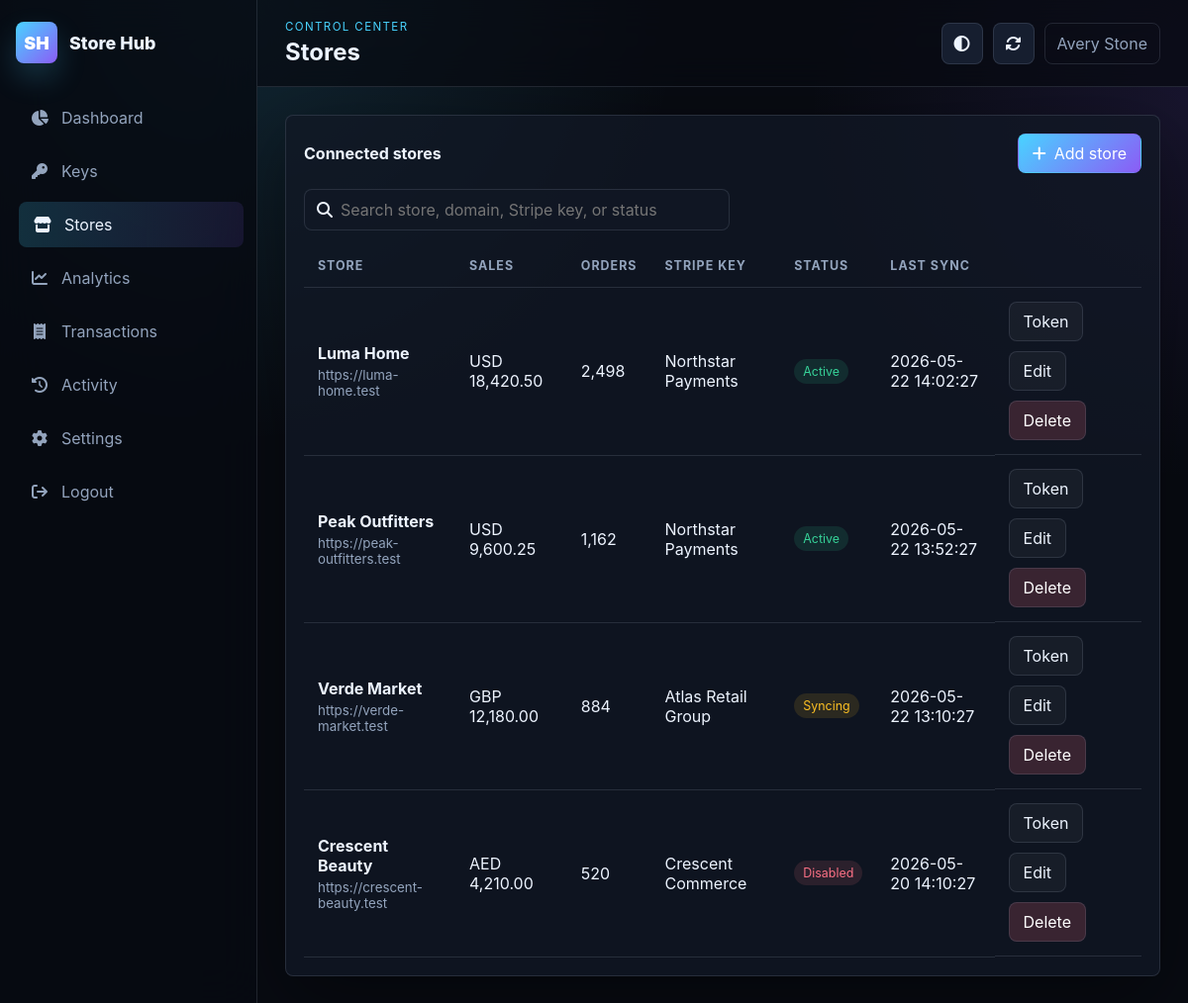
Screenshot of /index.php?page=stores (signed in) with the database file from the repository.
### tables this page shows
CREATE TABLE users (
    id BIGINT UNSIGNED AUTO_INCREMENT PRIMARY KEY,
    name VARCHAR(120) NOT NULL,
    email VARCHAR(190) NOT NULL UNIQUE,
    password_hash VARCHAR(255) NOT NULL,
    role VARCHAR(40) NOT NULL DEFAULT 'admin',
    created_at TIMESTAMP NULL DEFAULT CURRENT_TIMESTAMP
);

CREATE TABLE stores (
    id BIGINT UNSIGNED AUTO_INCREMENT PRIMARY KEY,
    stripe_key_id BIGINT UNSIGNED NULL,
    name VARCHAR(160) NOT NULL,
    domain VARCHAR(190) NOT NULL UNIQUE,
    total_sales DECIMAL(14,2) NOT NULL DEFAULT 0,
    monthly_sales DECIMAL(14,2) NOT NULL DEFAULT 0,
    currency CHAR(3) NOT NULL DEFAULT 'USD',
    order_count INT UNSIGNED NOT NULL DEFAULT 0,
    average_order_value DECIMAL(12,2) NOT NULL DEFAULT 0,
    status ENUM('active','disabled','syncing') NOT NULL DEFAULT 'active',
    last_sync_at DATETIME NULL,
    woocommerce_version VARCHAR(40) NULL,
    wordpress_version VARCHAR(40) NULL,
    created_at TIMESTAMP NULL DEFAULT CURRENT_TIMESTAMP,
    updated_at TIMESTAMP NULL DEFAULT CURRENT_TIMESTAMP,
    CONSTRAINT fk_stores_stripe_key FOREIGN KEY (stripe_key_id) REFERENCES stripe_keys(id) ON DELETE SET NULL,
    INDEX idx_store_status (status)
);

CREATE TABLE stripe_keys (
    id BIGINT UNSIGNED AUTO_INCREMENT PRIMARY KEY,
    company_name VARCHAR(160) NOT NULL,
    email VARCHAR(190) NOT NULL,
    phone VARCHAR(60) NULL,
    country_name VARCHAR(100) NULL,
    country_flag VARCHAR(16) NULL,
    public_key VARCHAR(255) NOT NULL,
    secret_key_encrypted TEXT NOT NULL,
    account_age VARCHAR(80) NULL,
    payout_timing VARCHAR(120) NULL,
    last_payout_date DATE NULL,
    total_processed_volume DECIMAL(14,2) NOT NULL DEFAULT 0,
    status ENUM('active','disabled') NOT NULL DEFAULT 'active',
    workflow_status ENUM('ready','payout_waiting') NOT NULL DEFAULT 'ready',
    baseline_volume DECIMAL(14,2) NOT NULL DEFAULT 0,
    target_sales DECIMAL(14,2) NOT NULL DEFAULT 0,
    target_plan ENUM('starter','standard','established') NOT NULL DEFAULT 'starter',
    target_step TINYINT UNSIGNED NOT NULL DEFAULT 0,
    target_started_at DATETIME NOT NULL DEFAULT CURRENT_TIMESTAMP,
    waiting_started_at DATETIME NULL,
    payout_due_date DATE NULL,
    payout_received TINYINT(1) NOT NULL DEFAULT 0,
    stripe_payout_id VARCHAR(190) NULL,
    stripe_payout_status VARCHAR(40) NULL,
    stripe_payout_synced_at DATETIME NULL,
    workflow_note VARCHAR(255) NULL,
    created_at TIMESTAMP NULL DEFAULT CURRENT_TIMESTAMP,
    INDEX idx_stripe_status (status),
    INDEX idx_stripe_company (company_name)
);

### app/Core/Support.php (called while the page is built, shortened)
<?php
function db(): PDO
{
    return Database::connection();
}
function e(?string $value): string
{
    return htmlspecialchars((string) $value, ENT_QUOTES, 'UTF-8');
}
function view(string $page, array $data = []): void
{
    require __DIR__ . '/../Views/layouts/app.php';
}
function current_user(): ?array
{
    $stmt = db()->prepare('SELECT id, name, email, role FROM users WHERE id = ? LIMIT 1');
    $stmt->execute([$_SESSION['user_id']]);
    return $stmt->fetch() ?: null;
}

### public/index.php (called while the page is built, shortened)
<?php
require __DIR__ . '/bootstrap.php';
$page = $_GET['page'] ?? 'dashboard';
view($page, [
    'currentPage' => $page,
    'user' => current_user(),
]);

### index.php (called while the page is built)
<?php
require __DIR__ . '/public/index.php';

### app/Core/Database.php (called while the page is built, shortened)
<?php
final class Database
{
    private static ?PDO $pdo = null;
    public static function connection(): PDO
    {
        if (self::$pdo) {
            return self::$pdo;
        }
        $config = app_config('database');
        $dsn = sprintf(
            'mysql:host=%s;port=%s;dbname=%s;charset=%s',
            $config['host'],
            $config['port'],
            $config['name'],
            $config['charset']
        );
        self::$pdo = new PDO($dsn, $config['user'], $config['pass'], [
            PDO::ATTR_ERRMODE => PDO::ERRMODE_EXCEPTION,
            PDO::ATTR_DEFAULT_FETCH_MODE => PDO::FETCH_ASSOC,
            PDO::ATTR_EMULATE_PREPARES => false,
        ]);
        return self::$pdo;
    }
}

### public/bootstrap.php (called while the page is built, shortened)
<?php
require __DIR__ . '/../app/Core/Support.php';
spl_autoload_register(function (string $class): void {
    $prefix = 'App\\';
    if (str_starts_with($class, $prefix)) {
        $path = __DIR__ . '/../app/' . str_replace('\\', '/', substr($class, strlen($prefix))) . '.php';
    }
});

### app/Models/Store.php (called while the page is built, shortened)
<?php
final class Store
{
    public static function all(?string $search = null): array
    {
        $sql = 'SELECT s.*, k.company_name stripe_company FROM stores s LEFT JOIN stripe_keys k ON k.id=s.stripe_key_id';
        $params = [];
        $sql .= ' ORDER BY s.updated_at DESC';
        $stmt = db()->prepare($sql);
        $stmt->execute($params);
        return $stmt->fetchAll();
    }
}

### app/Views/pages/stores.php (the view, shortened to what this page needs)
<?php
$stores = Store::all();
?>
<section class="panel">
    <div class="panel-head">
        <h2>Connected stores</h2>
        <button class="btn primary" data-open-modal="storeModal"><i class="fa-solid fa-plus"></i>Add store</button>
    </div>
    <div class="filter-box data-search">
        <i class="fa-solid fa-magnifying-glass"></i>
        <input data-content-search data-search-target="#storesTable" data-search-items="tbody tr" placeholder="Search store, domain, Stripe key, or status">
    </div>
    <div class="table-wrap">
        <table id="storesTable">
            <thead><tr><th>Store</th><th>Sales</th><th>Orders</th><th>Stripe key</th><th>Status</th><th>Last sync</th><th></th></tr></thead>
            <tbody>
                <?php foreach ($stores as $store): ?>
                    <tr>
                        <td><strong><?= e($store['name']) ?></strong><small><?= e($store['domain']) ?></small></td>
                        <td><?= e($store['currency']) ?> <?= number_format((float) $store['monthly_sales'], 2) ?></td>
                        <td><?= number_format((int) $store['order_count']) ?></td>
                        <td><?= e($store['stripe_company'] ?: 'Unassigned') ?></td>
                        <td><span class="status <?= e($store['status']) ?>"><?= e($store['status']) ?></span></td>
                        <td><?= e($store['last_sync_at']) ?></td>
                        <td class="row-actions"><button class="btn ghost" data-store-token="<?= (int) $store['id'] ?>">Token</button><button class="btn ghost" data-edit='<?= e(json_encode($store)) ?>'>Edit</button><button class="btn danger" data-delete="store" data-id="<?= (int) $store['id'] ?>">Delete</button></td>
                    </tr>
                <?php endforeach; ?>
            </tbody>
        </table>
    </div>
</section>

### app/Views/layouts/app.php (shortened to what this page needs)
<!doctype html>
<html lang="en">
<head>
    <link rel="stylesheet" href="https://cdnjs.cloudflare.com/ajax/libs/font-awesome/6.5.2/css/all.min.css">
    <link rel="stylesheet" href="assets/css/app.css">
</head>
<body>
    <?php require __DIR__ . '/../partials/sidebar.php'; ?>
    <div class="app-shell">
        <?php require __DIR__ . '/../partials/topbar.php'; ?>
        <main class="content animate-rise">
            <?php require $viewFile; ?>
        </main>
    </div>
</body>
</html>

### app/Views/partials/sidebar.php
<?php
$items = [
    'dashboard' => ['Dashboard', 'fa-chart-pie'],
    'keys' => ['Keys', 'fa-key'],
    'stores' => ['Stores', 'fa-store'],
    'analytics' => ['Analytics', 'fa-chart-line'],
    'transactions' => ['Transactions', 'fa-receipt'],
    'activity' => ['Activity', 'fa-clock-rotate-left'],
    'settings' => ['Settings', 'fa-gear'],
];
$activePage = ($currentPage ?? '') === 'key-details' ? 'keys' : ($currentPage ?? '');
?>
<aside class="sidebar" id="sidebar">
    <a href="index.php" class="logo">
        <span class="brand-mark">SH</span>
        <span class="logo-text">Store Hub</span>
    </a>
    <nav class="nav-menu">
        <?php foreach ($items as $key => [$label, $icon]): ?>
            <a class="nav-link <?= $activePage === $key ? 'active' : '' ?>" href="index.php?page=<?= e($key) ?>">
                <i class="fa-solid <?= e($icon) ?>"></i><span><?= e($label) ?></span>
            </a>
        <?php endforeach; ?>
        <a class="nav-link" href="logout.php"><i class="fa-solid fa-arrow-right-from-bracket"></i><span>Logout</span></a>
    </nav>
</aside>

### app/Views/partials/topbar.php (shortened to what this page needs)
<header class="topbar">
    <div>
        <p class="eyebrow">Control center</p>
        <h1><?= e(ucfirst($currentPage ?? 'Dashboard')) ?></h1>
    </div>
    <div class="top-actions">
        <button class="icon-btn" id="themeToggle" aria-label="Toggle theme"><i class="fa-solid fa-circle-half-stroke"></i></button>
        <button class="icon-btn" id="refreshDashboard" aria-label="Refresh data"><i class="fa-solid fa-rotate"></i></button>
        <div class="user-chip"><?= e($user['name'] ?? 'Admin') ?></div>
    </div>
</header>

### rows the page displays
users: name "Avery Stone"
stores: name "Luma Home", domain "https://luma-home.test", currency "USD", monthly_sales "18,420.50", order_count "2,498", stripe_key.company_name "Northstar Payments", status "Active", last_sync_at "2026-05-22 14:02:27"
stores: name "Peak Outfitters", domain "https://peak-outfitters.test", currency "USD", monthly_sales "9,600.25", order_count "1,162", stripe_key.company_name "Northstar Payments", status "Active", last_sync_at "2026-05-22 13:52:27"
stores: name "Verde Market", domain "https://verde-market.test", currency "GBP", monthly_sales "12,180.00", order_count "884", stripe_key.company_name "Atlas Retail Group", status "Syncing", last_sync_at "2026-05-22 13:10:27"
stores: name "Crescent Beauty", domain "https://crescent-beauty.test", currency "AED", monthly_sales "4,210.00", order_count "520", stripe_key.company_name "Crescent Commerce", status "Disabled", last_sync_at "2026-05-20 14:10:27"

### other values shown
$label "Dashboard"
$label "Keys"
$label "Stores"
$label "Analytics"
$label "Transactions"
$label "Activity"
$label "Settings"
$currentPage "Stores"
